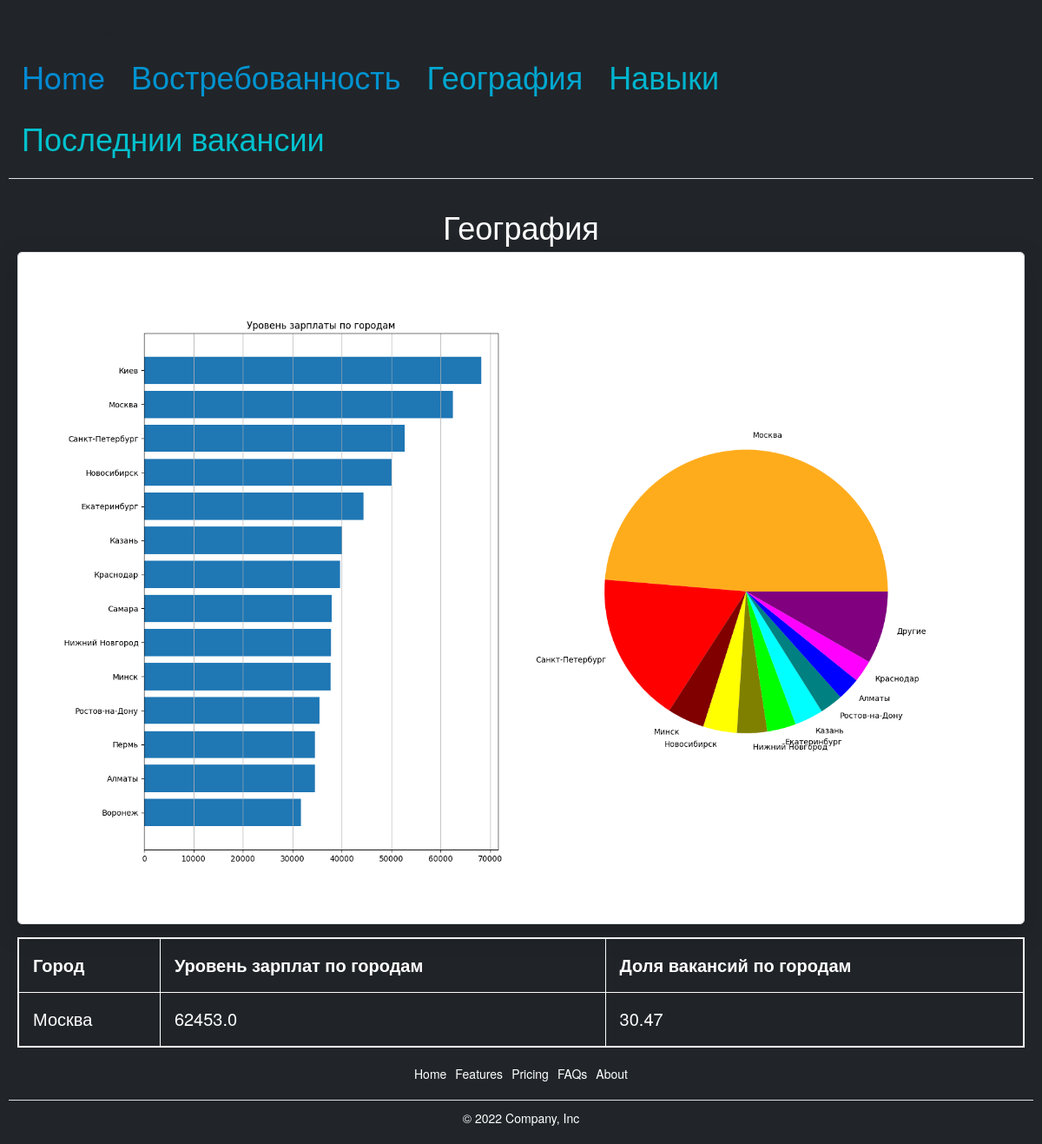
The page /geography/ on the database as committed earlier.
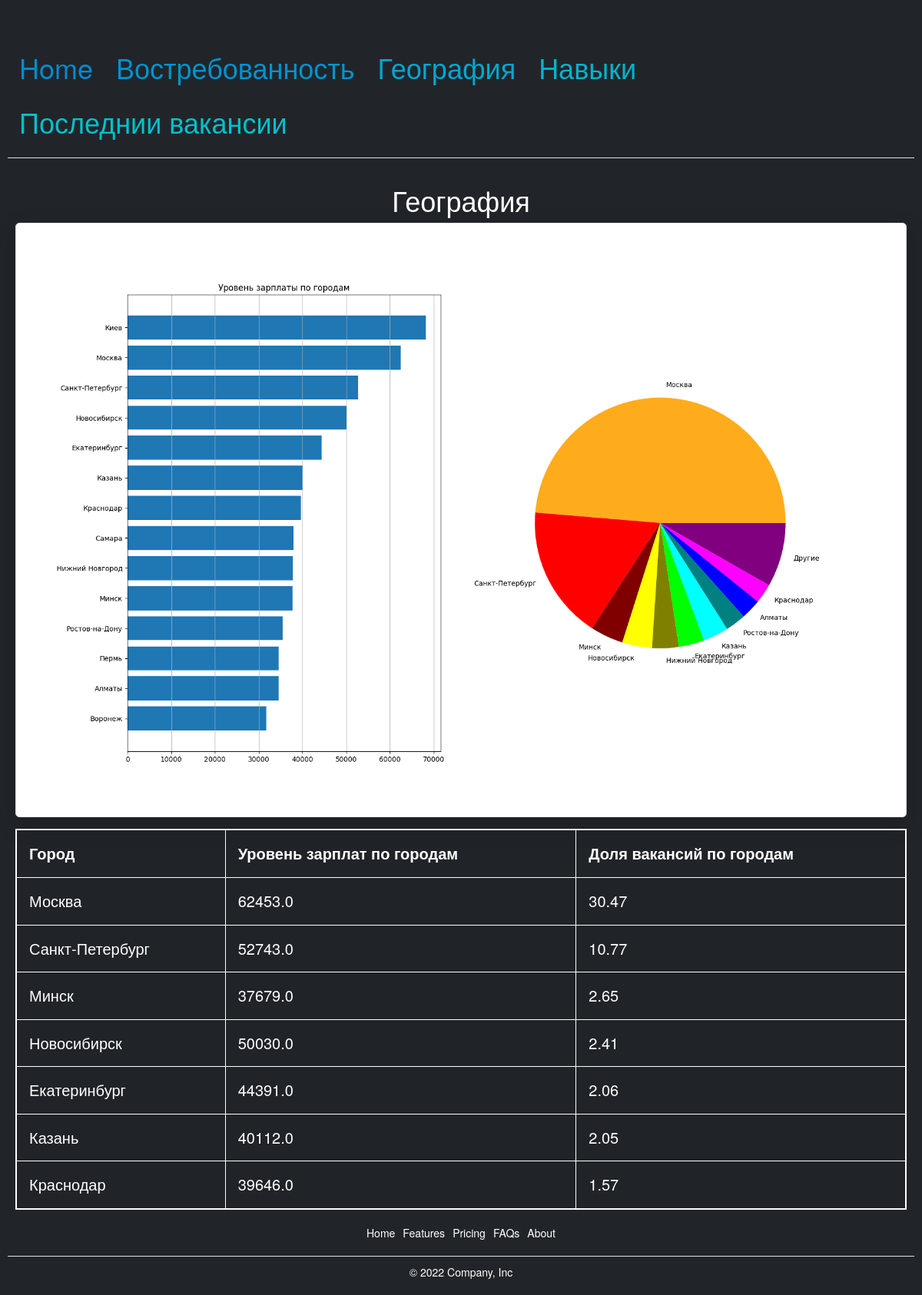
The same page on the database as committed later.
### app1/models.py (models this page shows)
class StatisticByCity(models.Model):
    title = models.CharField('Город', max_length=20)
    average_salary = models.FloatField('Уровень зарплат по городам')
    proportion = models.FloatField('Доля вакансий по городам')

### app1/views.py (the view)
# urls.py: path('geography/', geography_page),
def geography_page(request):
    data = {
        'statistics_by_cities': StatisticByCity.objects.get_queryset(),
    }
    return render(request, 'geography.html', context=data)

### templates/geography.html
{% include 'header.html' %}
<main class="px-3">
    <h1>География</h1>
    {% load static %}
    <img src="{% static 'graphByCities.png' %}" class="img-fluid border rounded-3 shadow-lg mb-4" alt="Example image" width="1350" height="900" loading="lazy"><br>
    <table style="font-size: 20px">
        <tr>
            <th>Город</th>
            <th>Уровень зарплат по городам</th>
            <th>Доля вакансий по городам</th>
        </tr>
    {% for statistic in statistics_by_cities %}
        <tr>
            <td style="font-weight: normal">{{  statistic.title  }}</td>
            <td style="font-weight: normal">{{  statistic.average_salary }}</td>
            <td style="font-weight: normal">{{  statistic.proportion }}</td>
        </tr>
    {% endfor %}
    </table>
</main>
{% include 'footer.html' %}

### templates/header.html (shortened to what this page needs)
<!doctype html>
<html lang="en" class="h-100">
  <head>
    <link href="https://cdn.jsdelivr.net/npm/bootstrap@5.3.0-alpha1/dist/css/bootstrap.min.css" rel="stylesheet">
    <link rel="stylesheet" href="https://maxcdn.bootstrapcdn.com/bootstrap/3.4.1/css/bootstrap.min.css">
  </head>
<body class="d-flex h-100 text-center text-bg-dark">
  <div class="cover-container d-flex w-100 h-100 p-3 mx-auto flex-column">
        <header class="d-flex flex-wrap justify-content-center py-3 mb-4 border-bottom sticky">
            <nav class="navbar-dark sticky-top">
                <a href="/" class="d-flex align-items-center mb-3 mb-md-0 me-md-auto text-dark text-decoration-none">
                    <svg class="bi me-2" width="40" height="32"><use xlink:href="#bootstrap"></use></svg>
                    <span class="fs-4">Simple header</span>
                </a>
                <ul class="nav" style="font-size: 36px;" >
                    <li class="nav-item"><a href="/" class="nav-link" aria-current="page" style="color: #028ad2">Home</a></li>
                    <li class="nav-item"><a href="../demand" class="nav-link" style="color: #0093d0">Востребованность</a></li>
                    <li class="nav-item"><a href="../geography" class="nav-link" style="color: #01a7d0">География</a></li>
                    <li class="nav-item"><a href="../skills" class="nav-link" style="color: #00b4ce">Навыки</a></li>
                    <li class="nav-item"><a href="../last_vacancies" class="nav-link" style="color: #01c1cd">Последнии вакансии</a></li>
                </ul>
            </nav>
        </header>

### templates/footer.html (shortened to what this page needs)
      <footer class="py-3 my-4 mt-auto text-white-50">
            <ul class="nav justify-content-center border-bottom pb-3 mb-3">
              <li class="nav-item"><a href="#" class="nav-link px-2 text-white">Home</a></li>
              <li class="nav-item"><a href="#" class="nav-link px-2 text-white">Features</a></li>
              <li class="nav-item"><a href="#" class="nav-link px-2 text-white">Pricing</a></li>
              <li class="nav-item"><a href="#" class="nav-link px-2 text-white">FAQs</a></li>
              <li class="nav-item"><a href="#" class="nav-link px-2 text-white">About</a></li>
            </ul>
            <p class="text-center text-white">© 2022 Company, Inc</p>
      </footer>
    </div>
</body>
</html>

### templates/header.html (style rules this page uses)
* { box-sizing: border-box; }
table { border-collapse: collapse; border-spacing: 0; width: 100%; border: 2px solid #fdfdfd; background-color: #202428; }
th, td { text-align: left; padding: 16px; border:1px solid #fdfdfd; }
.bi { vertical-align: -.125em; fill: currentColor; }

Rows that differ between the two databases and show on the page:
added StatisticByCity: title "Санкт-Петербург", average_salary "52743.0", proportion "10.77"
added StatisticByCity: title "Минск", average_salary "37679.0", proportion "2.65"
added StatisticByCity: title "Новосибирск", average_salary "50030.0", proportion "2.41"
added StatisticByCity: title "Екатеринбург", average_salary "44391.0", proportion "2.06"
added StatisticByCity: title "Казань", average_salary "40112.0", proportion "2.05"
added StatisticByCity: title "Краснодар", average_salary "39646.0", proportion "1.57"
